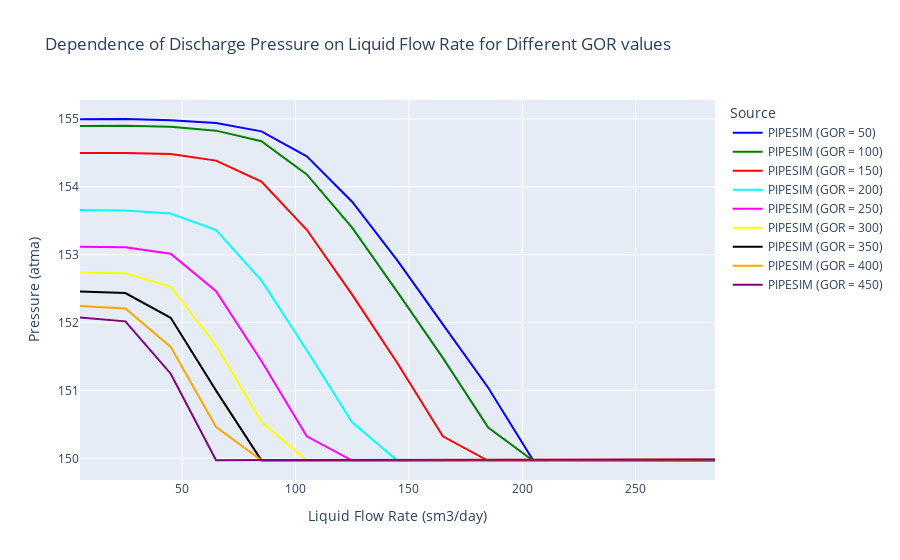

Source (notebook cell):
### Markdown cell above
# Сравнение расчета давления на выходе ЭЦН в PIPESIM (флюид - нефть) / Comparison of ESP Discharge Pressure Calculation in PIPESIM (fluid - oil)

### Code cell
if empty_key not in loaded_results_data[resuts_key_p_dis_pipesim_dif_gor][results_key_pipesim]:

    fig = go.Figure()

    # Доступные цвета для линий
    all_colors = ['blue', 'green', 'red', 'cyan', 'magenta', 'yellow', 'black', 'orange', 'purple', 'brown']
    used_colors = set()

    # Итерируем по GOR
    for gor_value in loaded_results_data[resuts_key_p_dis_pipesim_dif_gor][results_key_pipesim][p_dis_oil_key]:
        color = all_colors[len(used_colors) % len(all_colors)]
        used_colors.add(color)

        # Получаем данные для PIPESIM и Unifloc
        pressure_pipesim = loaded_results_data[resuts_key_p_dis_pipesim_dif_gor][results_key_pipesim][p_dis_oil_key][gor_value][pressure_key_atma]
        liquid_rate_pipesim = loaded_results_data[resuts_key_p_dis_pipesim_dif_gor][results_key_pipesim][p_dis_oil_key][gor_value][liquid_flowrate_key_sm3_day]
        
        # Добавляем данные для PIPESIM
        fig.add_trace(go.Scatter(x=liquid_rate_pipesim , y=pressure_pipesim, mode='lines',
                                name=f'PIPESIM (GOR = {gor_value})', line=dict(color=color)))

    # Настройки графика
    fig.update_layout(
        title='Dependence of Discharge Pressure on Liquid Flow Rate for Different GOR values',
        xaxis_title='Liquid Flow Rate (sm3/day)',
        yaxis_title='Pressure (atma)',
        legend_title='Source'
    )

    # Показываем график
    fig.show()
else:
    print("Результаты расчета отсутствуют.")

### Figure 1 — Plotly figure (JSON) as saved in the notebook; plotly's stock layout.template omitted (floating-point values rounded to 4 significant figures)
{"data": [{"line": {"color": "blue"}, "mode": "lines", "name": "PIPESIM (GOR = 50)", "type": "scatter", "x": [5, 25, 45, 65, 85, 105, 125, 145, 165, 185, 205, 225, 245, 265, 285], "y": [155.0, 155.0, 155.0, 154.9, 154.8, 154.4, 153.8, 152.9, 152.0, 151.0, 150.0, 150.0, 150.0, 150.0, 150.0]}, {"line": {"color": "green"}, "mode": "lines", "name": "PIPESIM (GOR = 100)", "type": "scatter", "x": [5, 25, 45, 65, 85, 105, 125, 145, 165, 185, 205, 225, 245, 265, 285], "y": [154.9, 154.9, 154.9, 154.8, 154.7, 154.2, 153.4, 152.4, 151.5, 150.5, 150.0, 150.0, 150.0, 150.0, 150.0]}, {"line": {"color": "red"}, "mode": "lines", "name": "PIPESIM (GOR = 150)", "type": "scatter", "x": [5, 25, 45, 65, 85, 105, 125, 145, 165, 185, 205, 225, 245, 265, 285], "y": [154.5, 154.5, 154.5, 154.4, 154.1, 153.4, 152.4, 151.4, 150.3, 150.0, 150.0, 150.0, 150.0, 150.0, 150.0]}, {"line": {"color": "cyan"}, "mode": "lines", "name": "PIPESIM (GOR = 200)", "type": "scatter", "x": [5, 25, 45, 65, 85, 105, 125, 145, 165, 185, 205, 225, 245, 265, 285], "y": [153.7, 153.7, 153.6, 153.4, 152.6, 151.6, 150.5, 150.0, 150.0, 150.0, 150.0, 150.0, 150.0, 150.0, 150.0]}, {"line": {"color": "magenta"}, "mode": "lines", "name": "PIPESIM (GOR = 250)", "type": "scatter", "x": [5, 25, 45, 65, 85, 105, 125, 145, 165, 185, 205, 225, 245, 265, 285], "y": [153.1, 153.1, 153.0, 152.5, 151.4, 150.3, 150.0, 150.0, 150.0, 150.0, 150.0, 150.0, 150.0, 150.0, 150.0]}, {"line": {"color": "yellow"}, "mode": "lines", "name": "PIPESIM (GOR = 300)", "type": "scatter", "x": [5, 25, 45, 65, 85, 105, 125, 145, 165, 185, 205, 225, 245, 265, 285], "y": [152.7, 152.7, 152.5, 151.7, 150.5, 150.0, 150.0, 150.0, 150.0, 150.0, 150.0, 150.0, 150.0, 150.0, 150.0]}, {"line": {"color": "black"}, "mode": "lines", "name": "PIPESIM (GOR = 350)", "type": "scatter", "x": [5, 25, 45, 65, 85, 105, 125, 145, 165, 185, 205, 225, 245, 265, 285], "y": [152.5, 152.4, 152.1, 151.0, 150.0, 150.0, 150.0, 150.0, 150.0, 150.0, 150.0, 150.0, 150.0, 150.0, 150.0]}, {"line": {"color": "orange"}, "mode": "lines", "name": "PIPESIM (GOR = 400)", "type": "scatter", "x": [5, 25, 45, 65, 85, 105, 125, 145, 165, 185, 205, 225, 245, 265, 285], "y": [152.2, 152.2, 151.6, 150.5, 150.0, 150.0, 150.0, 150.0, 150.0, 150.0, 150.0, 150.0, 150.0, 150.0, 150.0]}, {"line": {"color": "purple"}, "mode": "lines", "name": "PIPESIM (GOR = 450)", "type": "scatter", "x": [5, 25, 45, 65, 85, 105, 125, 145, 165, 185, 205, 225, 245, 265, 285], "y": [152.1, 152.0, 151.2, 150.0, 150.0, 150.0, 150.0, 150.0, 150.0, 150.0, 150.0, 150.0, 150.0, 150.0, 150.0]}], "layout": {"legend": {"title": {"text": "Source"}}, "title": {"text": "Dependence of Discharge Pressure on Liquid Flow Rate for Different GOR values"}, "xaxis": {"title": {"text": "Liquid Flow Rate (sm3/day)"}}, "yaxis": {"title": {"text": "Pressure (atma)"}}}}
